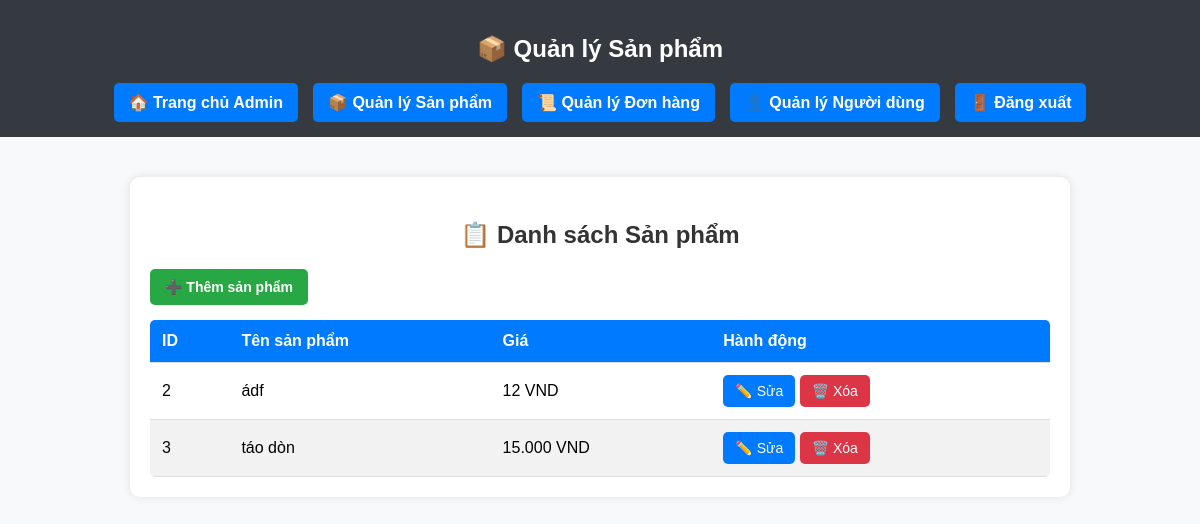
Page /admin/manage_products.php (signed in) on the earlier database version.
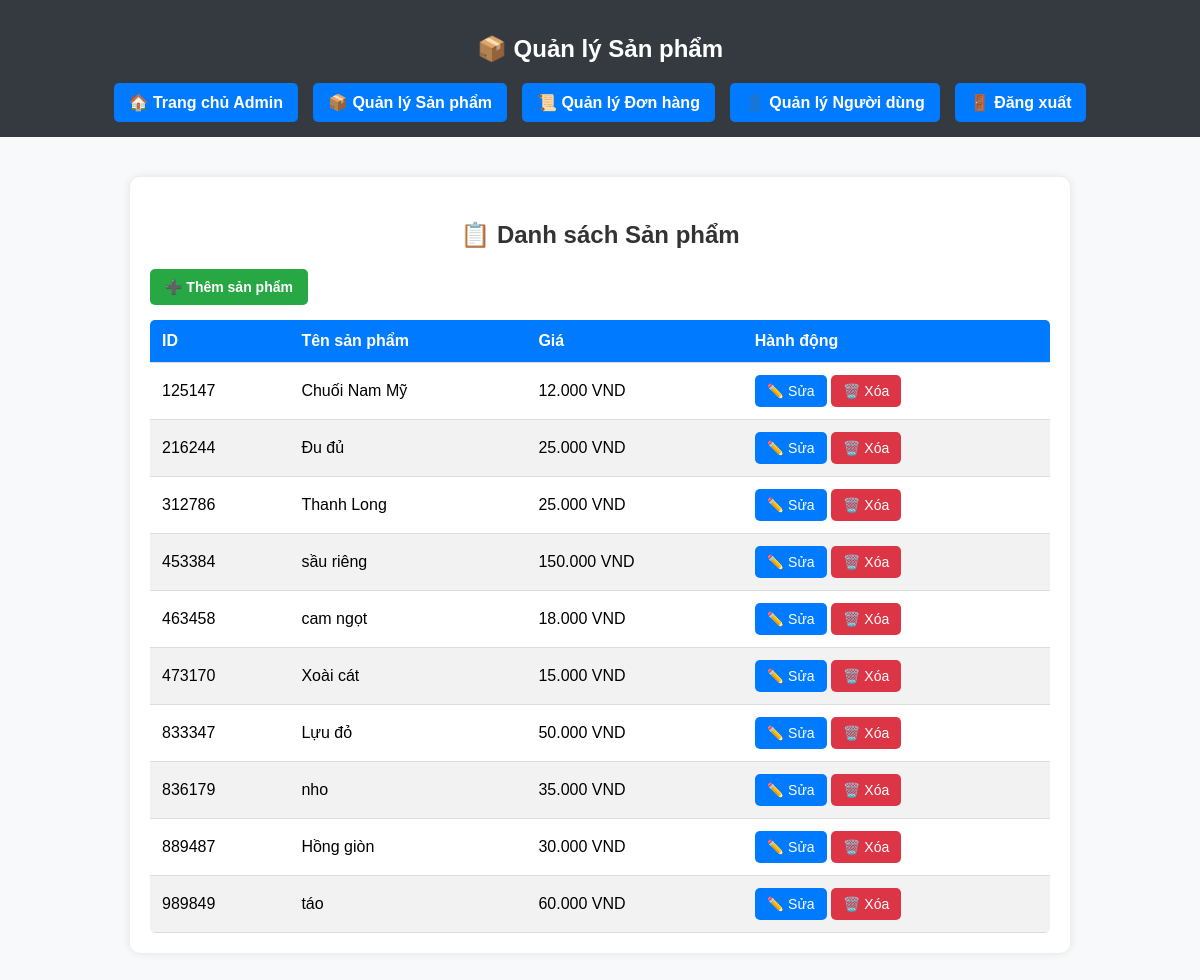
Same page on the later database version.
### tables this page shows
CREATE TABLE `products` (
  `product_id` int(6) NOT NULL,
  `name` varchar(255) NOT NULL,
  `price` decimal(10,2) NOT NULL,
  `description` text DEFAULT NULL,
  `category` varchar(100) NOT NULL DEFAULT 'Chung',
  `discount` decimal(5,2) NOT NULL DEFAULT 0.00,
  `image_url` varchar(255) DEFAULT NULL,
  `created_at` timestamp NOT NULL DEFAULT current_timestamp(),
  `visibility` enum('public','private') DEFAULT 'public'
);

### admin/manage_products.php (the view, shortened to what this page needs)
<?php
require_once __DIR__ . '/../database/db_connect.php';
?>
<!DOCTYPE html>
<html lang="vi">
<head>
    <link rel="stylesheet" href="../assets/css/admin.css">
</head>
<body>
<header>
    <h2>📦 Quản lý Sản phẩm</h2>
    <nav>
        <a href="index.php">🏠 Trang chủ Admin</a>
        <a href="manage_products.php">📦 Quản lý Sản phẩm</a>
        <a href="manage_orders.php">📜 Quản lý Đơn hàng</a>
        <a href="manage_users.php">👤 Quản lý Người dùng</a>
        <a href="../auth/logout.php">🚪 Đăng xuất</a>
    </nav>
</header>
<section>
    <h3>📋 Danh sách Sản phẩm</h3>
    <a class="btn btn-success" href="../api/add_product.php">➕ Thêm sản phẩm</a>
    <?php
    $query = "SELECT product_id, name, price FROM products";
    $result = $conn->query($query);
    if ($result && $result->num_rows > 0): ?>
        <table class="admin-table">
            <thead>
                <tr>
                    <th>ID</th>
                    <th>Tên sản phẩm</th>
                    <th>Giá</th>
                    <th>Hành động</th>
                </tr>
            </thead>
            <tbody>
                <?php while ($row = $result->fetch_assoc()): ?>
                <tr>
                    <td><?= htmlspecialchars($row['product_id']) ?></td>
                    <td><?= htmlspecialchars($row['name']) ?></td>
                    <td><?= number_format($row['price'], 0, ',', '.') ?> VND</td>
                    <td>
                        <a class="btn btn-primary" href="../api/edit_product.php?id=<?= $row['product_id'] ?>">✏️ Sửa</a>
                        <a class="btn btn-danger" href="../api/delete_product.php?id=<?= $row['product_id'] ?>" onclick="return confirm('Bạn có chắc muốn xóa sản phẩm này?');">🗑️ Xóa</a>
                    </td>
                </tr>
                <?php endwhile; ?>
            </tbody>
        </table>
    <?php else: ?>
        <p class="error-message">❌ Không có sản phẩm nào!</p>
    <?php endif; ?>
</section>
</body>
</html>

### assets/css/admin.css (style rules this page uses)
body { font-family: Arial, sans-serif; background-color: #f8f9fa; margin: 0; padding: 0; }
header { background: #343a40; color: white; padding: 15px; text-align: center; }
nav { display: flex; justify-content: center; gap: 15px; margin-top: 10px; }
nav a { color: white; text-decoration: none; font-weight: bold; padding: 10px 15px; background: #007bff; border-radius: 5px; transition: background 0.3s ease-in-out; }
section { max-width: 900px; margin: 40px auto; padding: 20px; background: white; border-radius: 10px; box-shadow: 0 0 10px rgba(0, 0, 0, 0.1); }
h3 { text-align: center; color: #333; font-size: 24px; font-weight: bold; margin-bottom: 20px; }
.admin-table { width: 100%; border-collapse: collapse; background: #fff; border-radius: 5px; overflow: hidden; }
.admin-table th, .admin-table td { padding: 12px; text-align: left; border-bottom: 1px solid #ddd; }
.admin-table th { background: #007bff; color: #fff; }
.admin-table tr:nth-child(even) { background: #f2f2f2; }
.btn { text-decoration: none; padding: 8px 12px; border-radius: 5px; font-size: 14px; display: inline-block; text-align: center; }
.btn-primary { background: #007bff; color: white; }
.btn-success { display: inline-block; padding: 10px 15px; background: #28a745; color: white; text-decoration: none; border-radius: 5px; margin-bottom: 15px; font-weight: bold; }
.btn-danger { background: #dc3545; color: white; }

Differences in the rows shown:
removed products: product_id "2", name "ádf", price "12"
removed products: product_id "3", name "táo dòn", price "15.000"
added products: product_id "125147", name "Chuối Nam Mỹ", price "12.000"
added products: product_id "216244", name "Đu đủ", price "25.000"
added products: product_id "312786", name "Thanh Long", price "25.000"
added products: product_id "453384", name "sầu riêng", price "150.000"
added products: product_id "463458", name "cam ngọt", price "18.000"
added products: product_id "473170", name "Xoài cát", price "15.000"
added products: product_id "833347", name "Lựu đỏ", price "50.000"
added products: product_id "836179", name "nho", price "35.000"
added products: product_id "889487", name "Hồng giòn", price "30.000"
added products: product_id "989849", name "táo", price "60.000"
